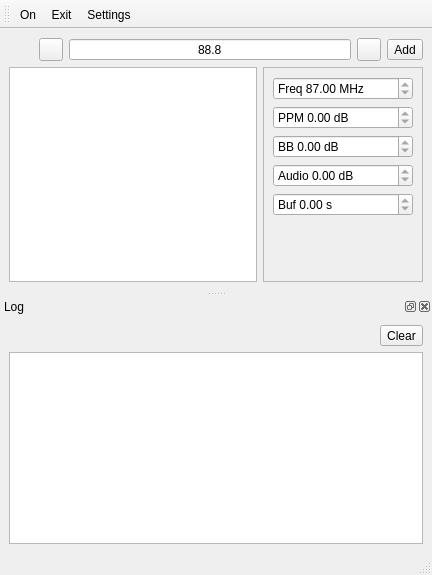
<?xml version="1.0" encoding="UTF-8"?>
<ui version="4.0">
 <class>MainWindow</class>
 <widget class="QMainWindow" name="MainWindow">
  <property name="geometry">
   <rect>
    <x>0</x>
    <y>0</y>
    <width>432</width>
    <height>575</height>
   </rect>
  </property>
  <property name="windowTitle">
   <string/>
  </property>
  <widget class="QWidget" name="centralwidget">
   <layout class="QVBoxLayout" name="verticalLayout_2">
    <item>
     <layout class="QHBoxLayout" name="horizontalLayout">
      <item>
       <widget class="QToolButton" name="stereoButton">
        <property name="enabled">
         <bool>false</bool>
        </property>
        <property name="text">
         <string/>
        </property>
        <property name="icon">
         <iconset resource="resources/images/images.qrc">
          <normaloff>:/images/stereo-on.svg</normaloff>:/images/stereo-on.svg</iconset>
        </property>
        <property name="autoRaise">
         <bool>true</bool>
        </property>
       </widget>
      </item>
      <item>
       <widget class="QToolButton" name="freqDownButton">
        <property name="statusTip">
         <string>Freq Down</string>
        </property>
        <property name="text">
         <string/>
        </property>
        <property name="icon">
         <iconset resource="resources/images/images.qrc">
          <normaloff>:/images/go-previous.svg</normaloff>:/images/go-previous.svg</iconset>
        </property>
       </widget>
      </item>
      <item>
       <widget class="QDoubleSpinBox" name="freqDoubleSpinBox">
        <property name="wrapping">
         <bool>true</bool>
        </property>
        <property name="alignment">
         <set>Qt::AlignCenter</set>
        </property>
        <property name="buttonSymbols">
         <enum>QAbstractSpinBox::NoButtons</enum>
        </property>
        <property name="accelerated">
         <bool>true</bool>
        </property>
        <property name="keyboardTracking">
         <bool>false</bool>
        </property>
        <property name="decimals">
         <number>1</number>
        </property>
        <property name="minimum">
         <double>87.000000000000000</double>
        </property>
        <property name="maximum">
         <double>108.000000000000000</double>
        </property>
        <property name="singleStep">
         <double>0.100000000000000</double>
        </property>
        <property name="stepType">
         <enum>QAbstractSpinBox::AdaptiveDecimalStepType</enum>
        </property>
        <property name="value">
         <double>88.799999999999997</double>
        </property>
       </widget>
      </item>
      <item>
       <widget class="QToolButton" name="freqUpButton">
        <property name="statusTip">
         <string>Freq Up</string>
        </property>
        <property name="text">
         <string/>
        </property>
        <property name="icon">
         <iconset resource="resources/images/images.qrc">
          <normaloff>:/images/go-next.svg</normaloff>:/images/go-next.svg</iconset>
        </property>
       </widget>
      </item>
      <item>
       <widget class="QToolButton" name="addButton">
        <property name="text">
         <string>Add</string>
        </property>
        <property name="icon">
         <iconset resource="resources/images/images.qrc">
          <normaloff>:/images/add.svg</normaloff>:/images/add.svg</iconset>
        </property>
       </widget>
      </item>
     </layout>
    </item>
    <item>
     <layout class="QHBoxLayout" name="horizontalLayout_2">
      <item>
       <widget class="QTableWidget" name="tableWidget">
        <property name="editTriggers">
         <set>QAbstractItemView::NoEditTriggers</set>
        </property>
        <property name="alternatingRowColors">
         <bool>true</bool>
        </property>
        <property name="selectionMode">
         <enum>QAbstractItemView::SingleSelection</enum>
        </property>
        <property name="selectionBehavior">
         <enum>QAbstractItemView::SelectRows</enum>
        </property>
        <property name="sortingEnabled">
         <bool>true</bool>
        </property>
       </widget>
      </item>
      <item>
       <widget class="QFrame" name="advancedFrame">
        <property name="frameShape">
         <enum>QFrame::StyledPanel</enum>
        </property>
        <property name="frameShadow">
         <enum>QFrame::Raised</enum>
        </property>
        <layout class="QVBoxLayout" name="verticalLayout">
         <item>
          <widget class="QDoubleSpinBox" name="advFreqDoubleSpinBox">
           <property name="readOnly">
            <bool>true</bool>
           </property>
           <property name="prefix">
            <string>Freq </string>
           </property>
           <property name="suffix">
            <string> MHz</string>
           </property>
           <property name="minimum">
            <double>87.000000000000000</double>
           </property>
           <property name="maximum">
            <double>108.000000000000000</double>
           </property>
          </widget>
         </item>
         <item>
          <widget class="QDoubleSpinBox" name="advPpmDoubleSpinBox">
           <property name="readOnly">
            <bool>true</bool>
           </property>
           <property name="prefix">
            <string>PPM </string>
           </property>
           <property name="suffix">
            <string> dB</string>
           </property>
           <property name="minimum">
            <double>-99999999.000000000000000</double>
           </property>
           <property name="maximum">
            <double>99999999.000000000000000</double>
           </property>
          </widget>
         </item>
         <item>
          <widget class="QDoubleSpinBox" name="advBbDoubleSpinBox">
           <property name="readOnly">
            <bool>true</bool>
           </property>
           <property name="prefix">
            <string>BB </string>
           </property>
           <property name="suffix">
            <string> dB</string>
           </property>
           <property name="minimum">
            <double>-99999999.000000000000000</double>
           </property>
           <property name="maximum">
            <double>99999999.000000000000000</double>
           </property>
          </widget>
         </item>
         <item>
          <widget class="QDoubleSpinBox" name="advAudioDoubleSpinBox">
           <property name="readOnly">
            <bool>true</bool>
           </property>
           <property name="prefix">
            <string>Audio </string>
           </property>
           <property name="suffix">
            <string> dB</string>
           </property>
           <property name="minimum">
            <double>-99999999.000000000000000</double>
           </property>
           <property name="maximum">
            <double>99999999.000000000000000</double>
           </property>
          </widget>
         </item>
         <item>
          <widget class="QDoubleSpinBox" name="advBufDoubleSpinBox">
           <property name="readOnly">
            <bool>true</bool>
           </property>
           <property name="prefix">
            <string>Buf </string>
           </property>
           <property name="suffix">
            <string> s</string>
           </property>
           <property name="minimum">
            <double>-99999999.000000000000000</double>
           </property>
           <property name="maximum">
            <double>99999999.000000000000000</double>
           </property>
          </widget>
         </item>
         <item>
          <spacer name="verticalSpacer">
           <property name="orientation">
            <enum>Qt::Vertical</enum>
           </property>
           <property name="sizeHint" stdset="0">
            <size>
             <width>20</width>
             <height>41</height>
            </size>
           </property>
          </spacer>
         </item>
        </layout>
       </widget>
      </item>
     </layout>
    </item>
   </layout>
  </widget>
  <widget class="QMenuBar" name="menubar">
   <property name="geometry">
    <rect>
     <x>0</x>
     <y>0</y>
     <width>432</width>
     <height>22</height>
    </rect>
   </property>
  </widget>
  <widget class="QStatusBar" name="statusbar"/>
  <widget class="QDockWidget" name="logDockWidget">
   <property name="windowTitle">
    <string>Log</string>
   </property>
   <attribute name="dockWidgetArea">
    <number>8</number>
   </attribute>
   <widget class="QWidget" name="dockWidgetContents">
    <layout class="QGridLayout" name="gridLayout">
     <item row="0" column="1">
      <widget class="QToolButton" name="clearButton">
       <property name="text">
        <string>Clear</string>
       </property>
      </widget>
     </item>
     <item row="0" column="0">
      <spacer name="horizontalSpacer">
       <property name="orientation">
        <enum>Qt::Horizontal</enum>
       </property>
       <property name="sizeHint" stdset="0">
        <size>
         <width>40</width>
         <height>20</height>
        </size>
       </property>
      </spacer>
     </item>
     <item row="1" column="0" colspan="2">
      <widget class="QTextEdit" name="logTextEdit">
       <property name="undoRedoEnabled">
        <bool>false</bool>
       </property>
       <property name="readOnly">
        <bool>true</bool>
       </property>
      </widget>
     </item>
    </layout>
   </widget>
  </widget>
  <widget class="QToolBar" name="toolBar">
   <property name="windowTitle">
    <string>toolBar</string>
   </property>
   <property name="toolButtonStyle">
    <enum>Qt::ToolButtonTextUnderIcon</enum>
   </property>
   <property name="floatable">
    <bool>false</bool>
   </property>
   <attribute name="toolBarArea">
    <enum>TopToolBarArea</enum>
   </attribute>
   <attribute name="toolBarBreak">
    <bool>false</bool>
   </attribute>
   <addaction name="actionOn"/>
   <addaction name="actionExit"/>
   <addaction name="actionSettings"/>
  </widget>
  <action name="actionSettings">
   <property name="icon">
    <iconset resource="resources/images/images.qrc">
     <normaloff>:/images/settings.svg</normaloff>:/images/settings.svg</iconset>
   </property>
   <property name="text">
    <string>&amp;Settings</string>
   </property>
  </action>
  <action name="actionExit">
   <property name="icon">
    <iconset resource="resources/images/images.qrc">
     <normaloff>:/images/exit.svg</normaloff>:/images/exit.svg</iconset>
   </property>
   <property name="text">
    <string>&amp;Exit</string>
   </property>
   <property name="shortcut">
    <string>Ctrl+Q</string>
   </property>
  </action>
  <action name="actionOn">
   <property name="checkable">
    <bool>true</bool>
   </property>
   <property name="icon">
    <iconset resource="resources/images/images.qrc">
     <normaloff>:/images/icon.svg</normaloff>:/images/icon.svg</iconset>
   </property>
   <property name="text">
    <string>&amp;On</string>
   </property>
   <property name="shortcut">
    <string>F5</string>
   </property>
  </action>
 </widget>
 <resources>
  <include location="resources/images/images.qrc"/>
 </resources>
 <connections/>
</ui>
